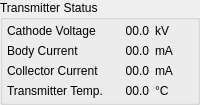
           <widget class="QGroupBox" name="xmitterStatusBox">
            <property name="sizePolicy">
             <sizepolicy hsizetype="Preferred" vsizetype="MinimumExpanding">
              <horstretch>0</horstretch>
              <verstretch>0</verstretch>
             </sizepolicy>
            </property>
            <property name="title">
             <string>Transmitter Status</string>
            </property>
            <property name="flat">
             <bool>false</bool>
            </property>
            <property name="checkable">
             <bool>false</bool>
            </property>
            <layout class="QGridLayout" name="gridLayout_4" columnstretch="0,0,100" columnminimumwidth="0,40,0">
             <property name="margin">
              <number>4</number>
             </property>
             <item row="0" column="0">
              <widget class="QLabel" name="cathodeVoltageTitle">
               <property name="sizePolicy">
                <sizepolicy hsizetype="Minimum" vsizetype="Preferred">
                 <horstretch>0</horstretch>
                 <verstretch>0</verstretch>
                </sizepolicy>
               </property>
               <property name="text">
                <string>Cathode Voltage </string>
               </property>
              </widget>
             </item>
             <item row="0" column="1">
              <widget class="QLabel" name="cathodeVoltageValue">
               <property name="sizePolicy">
                <sizepolicy hsizetype="Preferred" vsizetype="Preferred">
                 <horstretch>0</horstretch>
                 <verstretch>0</verstretch>
                </sizepolicy>
               </property>
               <property name="text">
                <string>00.0</string>
               </property>
               <property name="alignment">
                <set>Qt::AlignRight|Qt::AlignTrailing|Qt::AlignVCenter</set>
               </property>
              </widget>
             </item>
             <item row="0" column="2">
              <widget class="QLabel" name="cathodeVoltageUnits">
               <property name="sizePolicy">
                <sizepolicy hsizetype="Minimum" vsizetype="Preferred">
                 <horstretch>0</horstretch>
                 <verstretch>0</verstretch>
                </sizepolicy>
               </property>
               <property name="text">
                <string>kV</string>
               </property>
              </widget>
             </item>
             <item row="1" column="0">
              <widget class="QLabel" name="bodyCurrentTitle">
               <property name="sizePolicy">
                <sizepolicy hsizetype="Minimum" vsizetype="Preferred">
                 <horstretch>0</horstretch>
                 <verstretch>0</verstretch>
                </sizepolicy>
               </property>
               <property name="text">
                <string>Body Current </string>
               </property>
              </widget>
             </item>
             <item row="1" column="1">
              <widget class="QLabel" name="bodyCurrentValue">
               <property name="text">
                <string>00.0</string>
               </property>
               <property name="alignment">
                <set>Qt::AlignRight|Qt::AlignTrailing|Qt::AlignVCenter</set>
               </property>
              </widget>
             </item>
             <item row="1" column="2">
              <widget class="QLabel" name="bodyCurrentUnits">
               <property name="sizePolicy">
                <sizepolicy hsizetype="Minimum" vsizetype="Preferred">
                 <horstretch>0</horstretch>
                 <verstretch>0</verstretch>
                </sizepolicy>
               </property>
               <property name="text">
                <string>mA</string>
               </property>
              </widget>
             </item>
             <item row="2" column="0">
              <widget class="QLabel" name="collectorCurrentTitle">
               <property name="sizePolicy">
                <sizepolicy hsizetype="Minimum" vsizetype="Preferred">
                 <horstretch>0</horstretch>
                 <verstretch>0</verstretch>
                </sizepolicy>
               </property>
               <property name="text">
                <string>Collector Current</string>
               </property>
              </widget>
             </item>
             <item row="2" column="1">
              <widget class="QLabel" name="collectorCurrentValue">
               <property name="text">
                <string>00.0</string>
               </property>
               <property name="alignment">
                <set>Qt::AlignRight|Qt::AlignTrailing|Qt::AlignVCenter</set>
               </property>
              </widget>
             </item>
             <item row="2" column="2">
              <widget class="QLabel" name="collectorCurrentUnits">
               <property name="sizePolicy">
                <sizepolicy hsizetype="Minimum" vsizetype="Preferred">
                 <horstretch>0</horstretch>
                 <verstretch>0</verstretch>
                </sizepolicy>
               </property>
               <property name="text">
                <string>mA</string>
               </property>
              </widget>
             </item>
             <item row="3" column="0">
              <widget class="QLabel" name="xmitterTempTitle">
               <property name="sizePolicy">
                <sizepolicy hsizetype="Minimum" vsizetype="Preferred">
                 <horstretch>0</horstretch>
                 <verstretch>0</verstretch>
                </sizepolicy>
               </property>
               <property name="text">
                <string>Transmitter Temp.</string>
               </property>
              </widget>
             </item>
             <item row="3" column="1">
              <widget class="QLabel" name="xmitterTempValue">
               <property name="sizePolicy">
                <sizepolicy hsizetype="Preferred" vsizetype="Preferred">
                 <horstretch>0</horstretch>
                 <verstretch>0</verstretch>
                </sizepolicy>
               </property>
               <property name="text">
                <string>00.0</string>
               </property>
               <property name="alignment">
                <set>Qt::AlignRight|Qt::AlignTrailing|Qt::AlignVCenter</set>
               </property>
              </widget>
             </item>
             <item row="3" column="2">
              <widget class="QLabel" name="xmitterTempUnits">
               <property name="sizePolicy">
                <sizepolicy hsizetype="Minimum" vsizetype="Preferred">
                 <horstretch>0</horstretch>
                 <verstretch>0</verstretch>
                </sizepolicy>
               </property>
               <property name="text">
                <string>°C</string>
               </property>
              </widget>
             </item>
            </layout>
           </widget>
